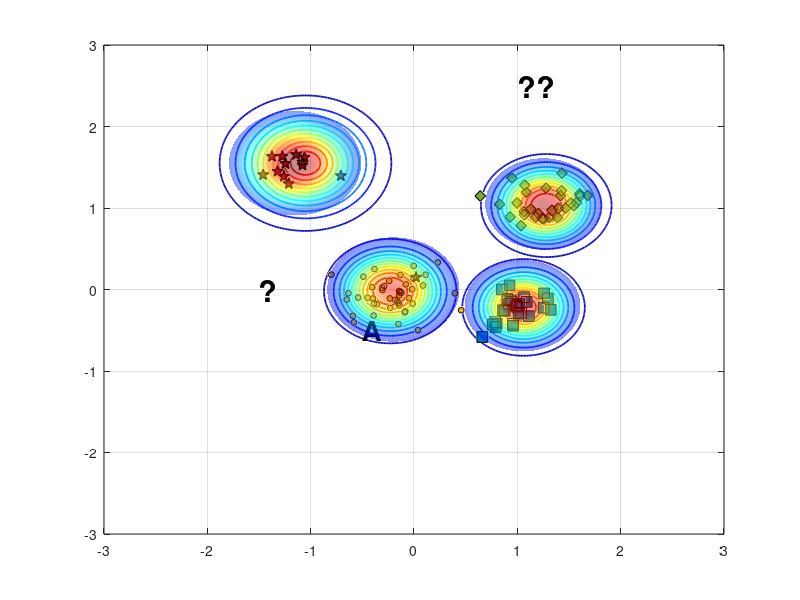

This chart was generated by the following MATLAB code: (Note: this script raises an error after producing the figure.)
%% Reproduce EVM-style demo figure (no toolboxes)
clear; close all; clc; rng(7);

% ---------- 1) 合成四类二维数据 ----------
% 类中心（大致对应图中位置）
C_star  = [-1.15  1.55];   % 红色星
C_diam  = [ 1.25  1.05];   % 绿色菱形
C_square= [ 1.05 -0.20];   % 蓝色方块
C_dot   = [-0.20  0.00];   % 蓝色小点（被 A 标注影响的那簇）

% 协方差（控制每簇形状）
S = @(sx,sy,rho)[sx^2 rho*sx*sy; rho*sx*sy sy^2];
Sig_star   = S(0.18,0.20, 0.05);
Sig_diam   = S(0.22,0.18,-0.10);
Sig_square = S(0.20,0.16, 0.05);
Sig_dot    = S(0.25,0.18, 0.00);

% 从高斯采样（不用 mvnrnd）
sample = @(N,mu,SIG) (randn(N,2)*chol(SIG,'lower') + mu);

X_star   = sample(12,C_star,   Sig_star);
X_diam   = sample(30,C_diam,   Sig_diam);
X_square = sample(28,C_square, Sig_square);
X_dot    = sample(45,C_dot,    Sig_dot);

% 加一个“离群星”靠近 A（见原图左中）
X_star = [X_star; 0.02 0.15];

% ---------- 2) 底面散点与样式 ----------
figure('Color','w','Position',[100,100,800,600]);
hold on; box on; grid on;
z0 = 0; % 所有散点都放在 z=0 的平面

% 确保按照绘制顺序叠放，便于把散点置顶
set(gca,'SortMethod','childorder');

h_star   = scatter3(X_star(:,1),  X_star(:,2),  z0+zeros(size(X_star,1),1),  70, ...
        'pentagram', 'filled', 'MarkerEdgeColor','k', 'MarkerFaceColor',[0.635294 0.0784314 0.184314], 'LineWidth',1.0); % 红色五角星 #A2142F
h_diam   = scatter3(X_diam(:,1),  X_diam(:,2),  z0+zeros(size(X_diam,1),1),  60, ...
        'd', 'filled', 'MarkerEdgeColor','k', 'MarkerFaceColor',[0.466667 0.674510 0.188235]); % 绿色菱形 #77AC30
h_square = scatter3(X_square(:,1),X_square(:,2),z0+zeros(size(X_square,1),1),60, ...
        's', 'filled', 'MarkerEdgeColor','k', 'MarkerFaceColor',[0 0.447059 0.741176]); % 蓝色正方形 #0072BD
h_dot    = scatter3(X_dot(:,1),   X_dot(:,2),   z0+zeros(size(X_dot,1),1),   18, ...
        'o', 'filled', 'MarkerEdgeColor','k', 'MarkerFaceColor',[0.929412 0.694118 0.125490]); % 黄色圆形 #EDB120


% ---------- 3) ψ-model 等值环（彩色同心） ----------
% 采用带形状参的径向函数 psi(r) = exp(-(r/s)^t)
psi = @(X,Y,cx,cy,s,t) exp( - ( sqrt((X-cx).^2 + (Y-cy).^2) ./ s ).^t );

% 选几处“极端向量/代表点”（包含 A 所在）
EV = [ -0.23 -0.02 ;   % A 对应蓝点极端向量
        1.06 -0.22 ;   % 蓝方块
        1.28  1.03 ;   % 绿菱形
       -1.05  1.55 ];  % 红星
scale = [0.42, 0.36, 0.40, 0.48];   % 各自 scale
shape = [2.6,  2.2,  2.4,  2.0];    % 各自 shape

% 网格
[xg,yg] = meshgrid(linspace(-3,3,400));
colormap(jet); caxis([0 1]);

% 等高线层级（红到蓝：高到低）
levels = linspace(1.0,0.05,12);

for k = 1:size(EV,1)
    Z = psi(xg,yg,EV(k,1),EV(k,2),scale(k),shape(k));
    [~, h] = contour(xg,yg,Z,levels);    % 直接画在底面，保持颜色映射
    set(h,'LineWidth',1.25);

    % 将等高线明确压到 z=0（兼容不同 MATLAB 版本）
    ch = get(h,'Children');
    for ic = 1:numel(ch)
        zd = get(ch(ic),'ZData');
        if ~isempty(zd)
            set(ch(ic),'ZData',zeros(size(zd))); % 强制贴在 z=0
        end
    end
end

% 标出 A 与问号
h_A = text(-0.5,-0.5,0,'A','FontWeight','bold','FontSize',20,'Color','k');
text( 1, 2.5,0,'??','FontWeight','bold','FontSize',22,'Color','k');
text( -1.5,0,0,'?','FontWeight','bold','FontSize',22,'Color','k');

% ---------- 4) 上方半透明“钟形面”（表示类支持/概率） ----------
% 用四个高斯穹顶，中心与各簇一致
gauss2 = @(X,Y,cx,cy,s) exp(-((X-cx).^2 + (Y-cy).^2)/(2*s^2));
tops  = {C_star, C_diam, C_square, C_dot};
sigT  = [0.32 0.28 0.28 0.32];   % 调小 sigma，使穹顶更集中
amp   = [1.05 0.95 0.90 0.85];

% 抬高穹顶，并缩小每个穹顶的覆盖范围（为每个穹顶使用局部网格）
zlift      = 0.22;   % 统一抬高量（不改变颜色映射）
spanFactor = 2;    % 每个穹顶半宽 = spanFactor * sigma（越小覆盖越小）
gridN      = 121;    % 局部网格分辨率
thetaN     = 181;    % 角向分辨率（圆形采样）

for i=1:4
    cx = tops{i}(1); cy = tops{i}(2);
    span = spanFactor * sigT(i);
    % 极坐标圆形采样
    rVec = linspace(0, span, gridN);
    thVec = linspace(0, 2*pi, thetaN);
    [Rg, Tg] = ndgrid(rVec, thVec);
    xgi = cx + Rg .* cos(Tg);
    ygi = cy + Rg .* sin(Tg);

    Zt = amp(i) * gauss2(xgi,ygi,cx,cy,sigT(i));
    % 用 Zt 作为颜色，Zt+zlift 作为高度，从而抬高且保留原色
    s1 = surf(xgi,ygi, Zt + zlift, Zt, 'EdgeColor','none', 'FaceAlpha',0.45);
end
shading interp; 
% camlight headlight; 
lighting gouraud;

% 将散点推到顶层
uistack([h_star h_diam h_square h_dot], 'top');
% 将A推到顶层
uistack(h_A, 'top');

% ---------- 5) 轴、视角与观感 ----------
xlim([-2 2]); ylim([-1 3]); zlim([0 1.25]); view(47,21);
axis vis3d; daspect([1 1 0.8]);
set(gca,'FontName','Times New Roman','FontSize',12,'LineWidth',1);
% xlabel('x'); ylabel('y'); zlabel('score / \psi');

% 网格和背景风格
grid on; 
% set(gca,'GridAlpha',0.2,'MinorGridAlpha',0.2);
